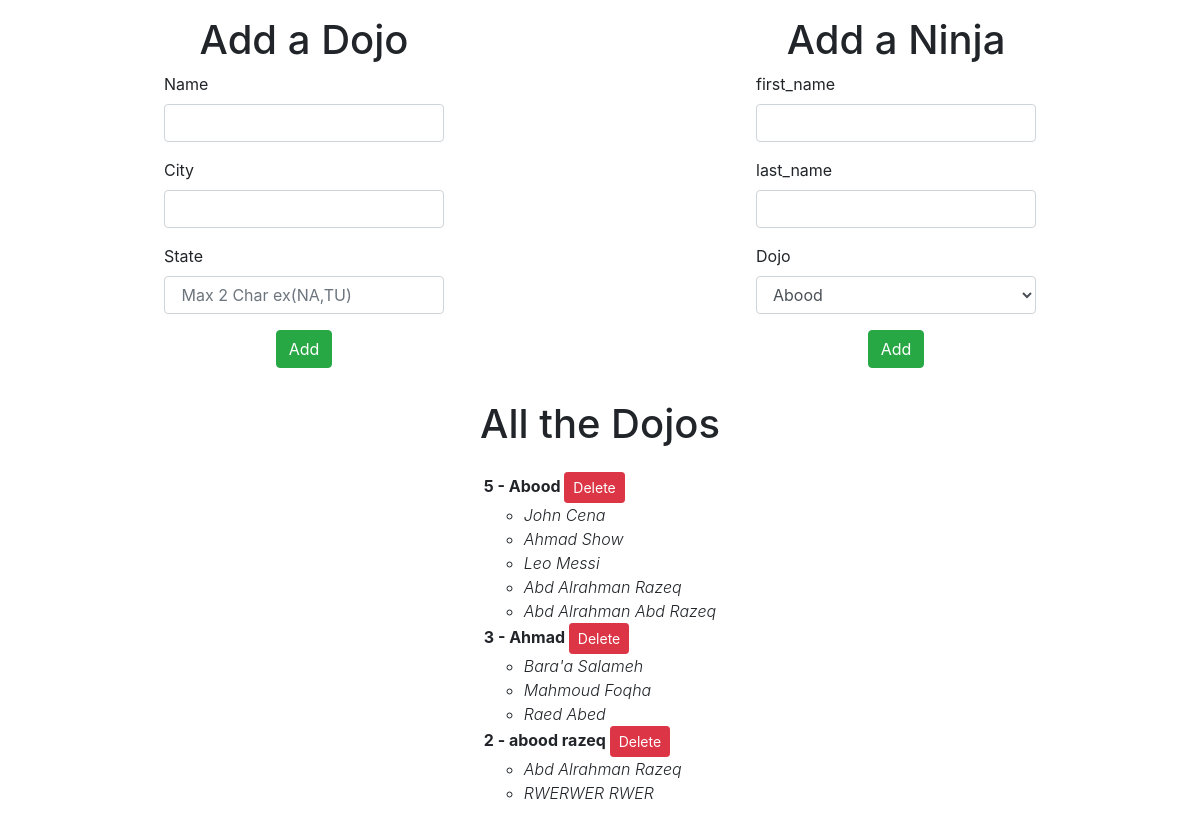
The app's page /, older data.
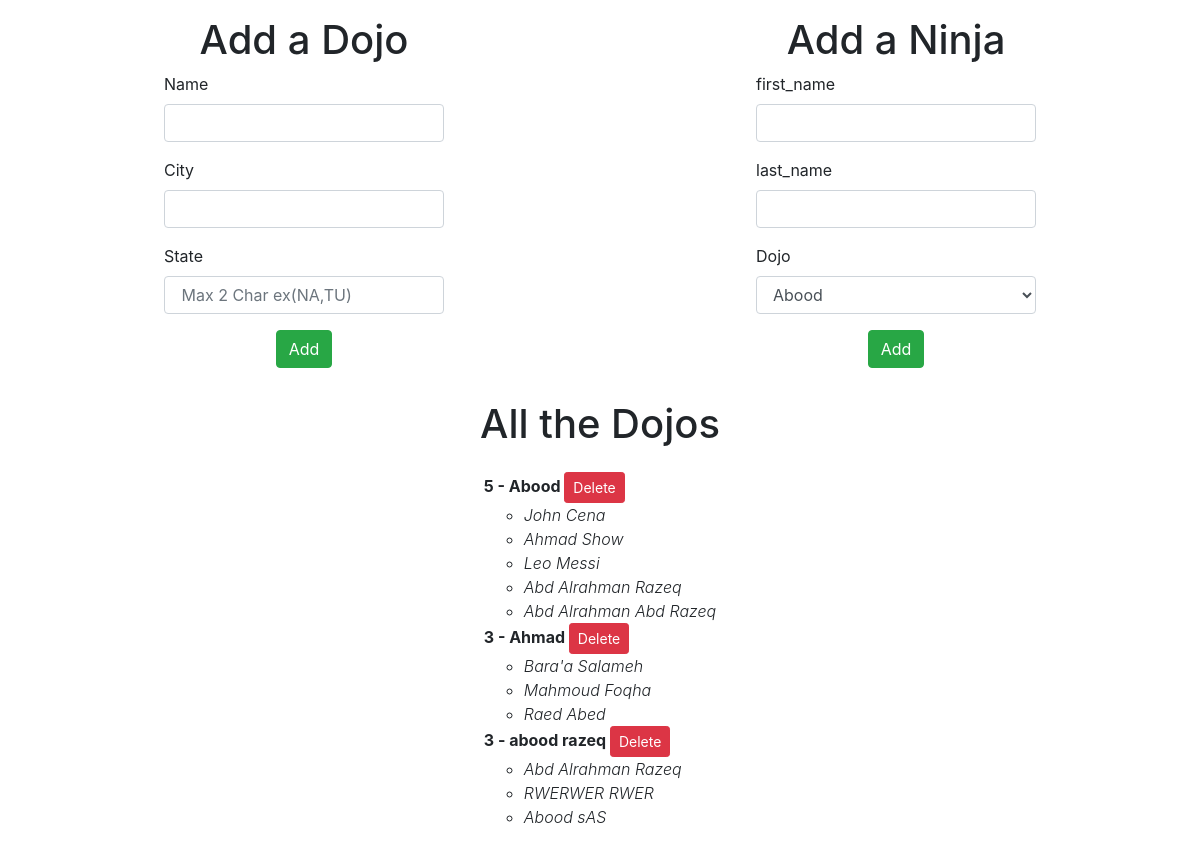
The same page, newer data.
### dojo_ninjas_app/models.py (models this page shows)
class Dojo(models.Model):
    name = models.CharField(max_length=255)
    city = models.CharField(max_length=255)
    state = models.CharField(max_length=2)
    desc = models.TextField(default="")
    created_at = models.DateTimeField(auto_now_add=True)
    updated_at = models.DateTimeField(auto_now=True)

class Ninja(models.Model):
    first_name = models.CharField(max_length=255, default="")
    last_name = models.CharField(max_length=255, default="")
    dojo = models.ForeignKey(
        Dojo, related_name="dojos", on_delete=models.CASCADE)
    created_at = models.DateTimeField(auto_now_add=True)
    updated_at = models.DateTimeField(auto_now=True)

### dojo_ninjas_app/views.py (the view)
# urls.py: path('', views.index),
def index(request):
    context = {
        "all_the_Dojos": Dojo.objects.all(),
        "all_the_Ninjas": Ninja.objects.all(),
    }
    return render(request, "index.html", context)

### dojo_ninjas_app/templates/index.html (shortened to what this page needs)
<!DOCTYPE html>
<html lang="en">
  <head>
    <link
      rel="stylesheet"
      href="https://cdn.jsdelivr.net/npm/bootstrap@4.3.1/dist/css/bootstrap.min.css"
    />
  </head>
  <body>
    <div class="d-flex justify-content-around p-2">
      <form
        class="d-grid justify-content-around p-2 w-25"
        action="create_dojo"
        method="POST"
      >
        <h1 class="text-center">Add a Dojo</h1>
        <div class="form-group">
          <label for="name"> Name</label>
          <input
            type="text"
            class="form-control"
            id="name"
            name="name"
            required
          />
        </div>
        <div class="form-group">
          <label for="city">City</label>
          <input
            type="text"
            class="form-control"
            id="city"
            name="city"
            required
          />
        </div>
        <div class="form-group">
          <label for="state">State</label>
          <input
            type="text"
            class="form-control"
            id="state"
            name="state"
            placeholder=" Max 2 Char ex(NA,TU)"
            maxlength="2"
          />
        </div>
        <div class="d-flex justify-content-center align-items-center">
          <button type="submit" class="btn btn-success">Add</button>
        </div>
      </form>
      <form
        class="d-grid justify-content-around p-2 w-25"
        action="create_ninja"
        method="POST"
      >
        <h1 class="text-center">Add a Ninja</h1>
        <div class="form-group">
          <label for="name"> first_name</label>
          <input
            type="text"
            class="form-control"
            id="name"
            name="first_name"
            required
          />
        </div>
        <div class="form-group">
          <label for="last_name">last_name</label>
          <input
            type="text"
            class="form-control"
            id="last_name"
            name="last_name"
            required
          />
        </div>
        <div class="form-group">
          <label for="state">Dojo</label>
          <select type="select" class="form-control" id="state" name="Dojo">
            {% for dojo in all_the_Dojos %}
            <option value="{{dojo.id}}">{{dojo.name}}</option>
            {% endfor %}
          </select>
        </div>
        <div class="d-flex justify-content-center align-items-center">
          <button type="submit" class="btn btn-success">Add</button>
        </div>
      </form>
    </div>
    <h1 class="text-center p-3">All the Dojos</h1>
    <div class="d-flex">
      <ul class="list-inline mx-auto justify-content-center">
        {% for dojo in all_the_Dojos %}
        <li class="font-weight-bold">
          <span>{{dojo.dojos.count}} -</span>
          {{dojo.name}}
          <a class="btn btn-danger btn-sm" href="/{{dojo.id}}"> Delete</a>
          <ul>
            {% for ninja in dojo.dojos.all %}
            <li class="font-weight-light">
              <em>{{ninja.first_name}} {{ninja.last_name}}</em>
            </li>
            {% endfor %}
          </ul>
        </li>
        {% endfor %}
      </ul>
    </div>
  </body>
</html>

Row changes from the older to the newer data that the page shows:
computed for Dojo "abood razeq": dojos.count "2" → "3"
added Ninja: first_name "Abood", last_name "sAS", shown under Dojo "abood razeq"
